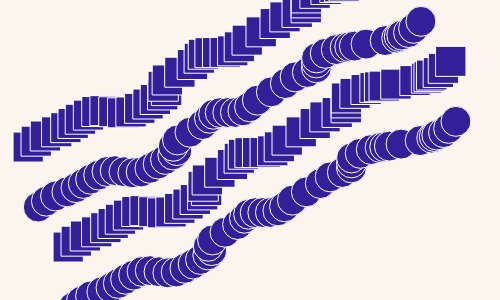
Frame 1 (no input)
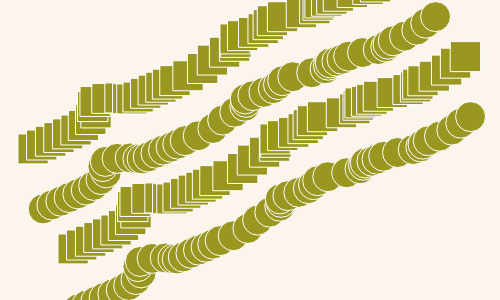
Frame 60 (no input)
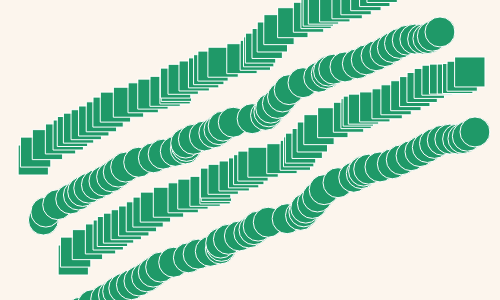
Frame 120 (the mouse pressed at the canvas centre since frame 60)

The p5.js sketch that drew these frames (run headless with seeded random() and noise() and a simulated clock; from frame 60 on, the mouse is pressed at the canvas centre):

// p5.js sketch
// ── sketch.js
// require https://cdnjs.cloudflare.com/ajax/libs/p5.js/0.7.3/p5.js
// require https://cdnjs.cloudflare.com/ajax/libs/p5.js/0.7.3/addons/p5.dom.js
// code inspo: Justin; in class example

let canvas = { width: 500, height: 300 };

let amplitude_slider, freq_slider, speed_slider;

let startX = 50;
let startY = 250;
let endX = 450;
let endY = 50;

let speedMultiplier = 0;

function setup() {
  createCanvas(canvas.width, canvas.height);
  colorMode(HSB, 100);

  createP("Amplitude");
  amplitude_slider = createSlider(0, 100, 50);

  createP("Frequency");
  freq_slider = createSlider(0, 100, 50);

  createP("Time Speed");
  speed_slider = createSlider(0, 200, 100);
}

function draw() {
  background("#fcf5ed");
  ellipseMode(CENTER);

  let amplitude = amplitude_slider.value() / 100;
  let frequency = freq_slider.value() / 1000;
  let speed = speed_slider.value() / 1000;

  noiseDetail(1, 0.5);

  // fill(100);
  // noStroke();
  stroke(100);

  // study this loop. do you understand how the line of ellipses is created?
  for (i = 0; i < 1; i += 0.02) {
    var x = lerp(startX, endX, i);
    var y = lerp(startY, endY, i);

    // hint: drive offsetX and offsetY with noise() instead of random()
    var offsetX = noise(frequency * x + speedMultiplier, 10) * amplitude * 85;

    var offsetY =
      noise(frequency * y + speedMultiplier, 50 + frameCount * 0.05) *
      amplitude *
      85;

    let hue = noise(10, frameCount * 0.03) * 200;
    fill(hue, 80, 60);

    let wiggleX = mouseX * 0.05;
    let wiggleY = mouseY * 0.05;
    rect(x + offsetX - 50 + wiggleX, y + offsetY - 125 + wiggleY, 30, 30);
    ellipse(x + offsetX - 25 + wiggleX, y + offsetY - 50 + wiggleY, 30, 30);
    rect(x + offsetX - 10 + wiggleX, y + offsetY - 25 + wiggleY, 30, 30);
    ellipse(x + offsetX + 10 + wiggleX, y + offsetY + 50 + wiggleY, 30, 30);
  }
  speedMultiplier += speed * 0.6;
}
